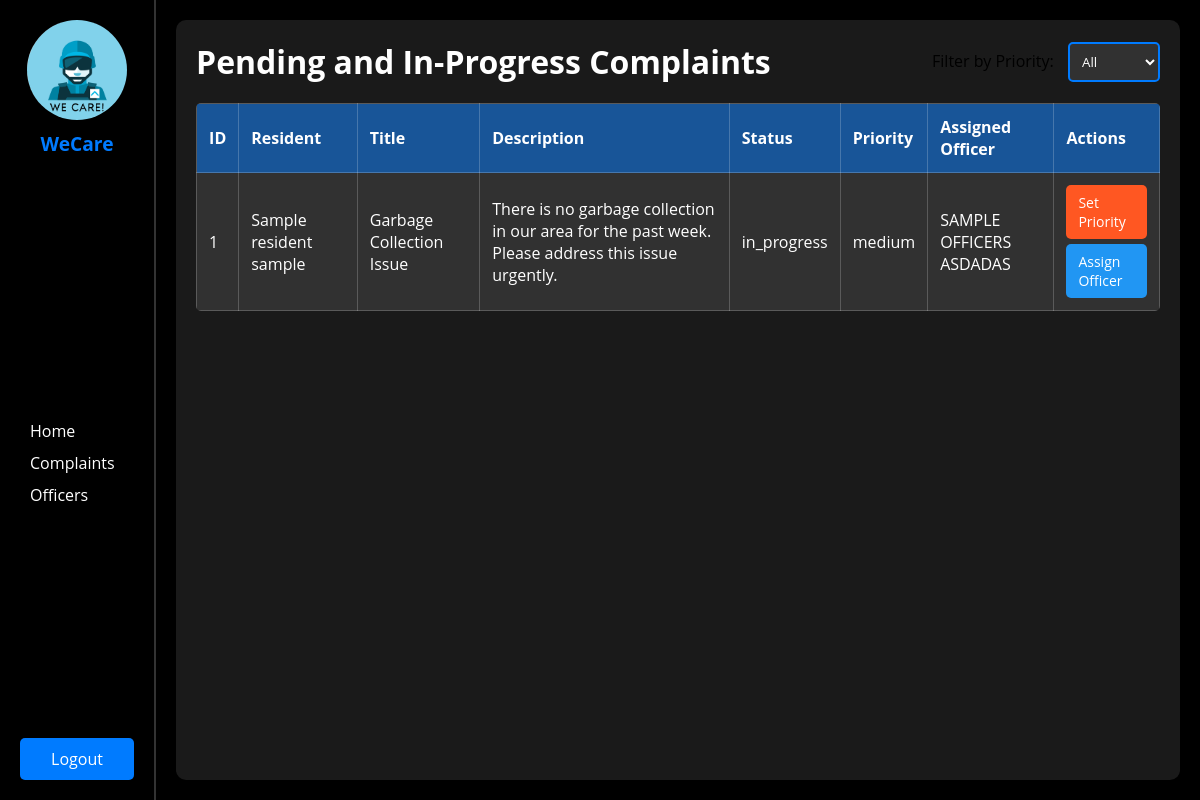
/admin_view_complaints.php (signed in), run on an earlier commit of the app's database.
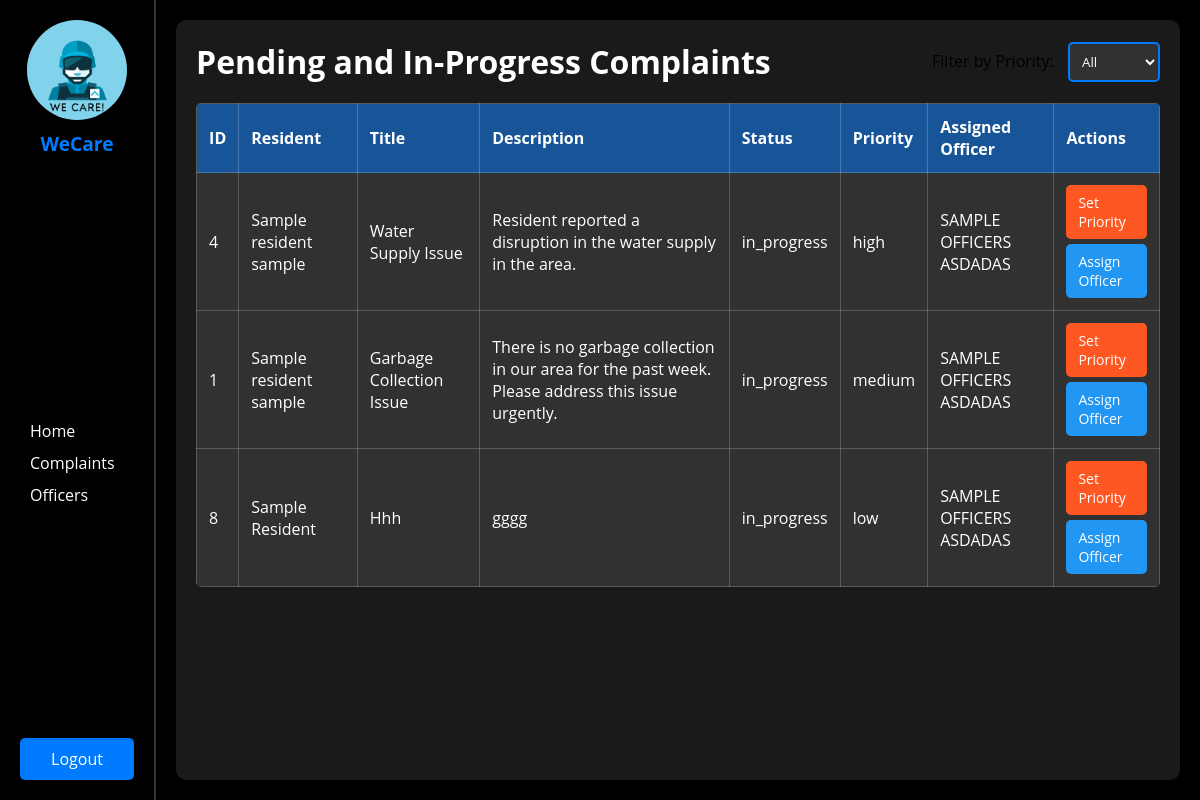
And on a later commit of the database.
### tables this page shows
CREATE TABLE `complaints` (
  `id` int(11) NOT NULL,
  `resident_id` int(11) NOT NULL,
  `title` varchar(255) NOT NULL,
  `description` text NOT NULL,
  `status` enum('pending','in_progress','resolved') DEFAULT 'pending',
  `priority` enum('low','medium','high') DEFAULT NULL,
  `assigned_officer_id` int(11) DEFAULT NULL,
  `created_at` timestamp NOT NULL DEFAULT current_timestamp(),
  `updated_at` timestamp NULL DEFAULT NULL ON UPDATE current_timestamp(),
  `assigned_personnel` varchar(255) DEFAULT NULL,
  `resolution_notes` text DEFAULT NULL,
  `resolved_by` int(11) DEFAULT NULL,
  `resolved_at` datetime DEFAULT NULL
);

CREATE TABLE `users` (
  `id` int(11) NOT NULL,
  `first_name` varchar(200) NOT NULL,
  `middle_name` varchar(200) NOT NULL,
  `last_name` varchar(200) NOT NULL,
  `email` varchar(200) NOT NULL,
  `password` varchar(200) NOT NULL,
  `phone_number` int(200) NOT NULL,
  `address` varchar(200) NOT NULL,
  `session_token` varchar(255) DEFAULT NULL,
  `token_expiry` datetime DEFAULT NULL,
  `reset_token` varchar(255) DEFAULT NULL,
  `reset_token_expiry` datetime DEFAULT NULL,
  `role` enum('admin','resident','officer') DEFAULT 'resident',
  `profile_picture` varchar(255) DEFAULT NULL
);

### admin_view_complaints.php (the view, shortened to what this page needs)
<?php
require_once 'includes/db_conn.php';
$filter = isset($_GET['filter']) ? $_GET['filter'] : 'all';
$where_clause = '';
switch ($filter) {
    default:
        $where_clause = "";
}
try {
    $stmt = $conn->prepare("
        SELECT
            c.id,
            u.first_name AS resident_first_name,
            u.last_name AS resident_last_name,
            o.first_name AS officer_first_name,
            o.last_name AS officer_last_name,
            c.title,
            c.description,
            c.status,
            c.priority,
            c.created_at
        FROM complaints c
        JOIN users u ON c.resident_id = u.id
        LEFT JOIN users o ON c.assigned_officer_id = o.id
        WHERE (c.status = 'pending' OR c.status = 'in_progress') $where_clause
        ORDER BY
            CASE
                WHEN c.priority = 'high' THEN 1
                WHEN c.priority = 'medium' THEN 2
                WHEN c.priority = 'low' THEN 3
                ELSE 4
            END
    ");
    $stmt->execute();
    $complaints = $stmt->fetchAll(PDO::FETCH_ASSOC);
} catch (Exception $e) {
    die("Error fetching complaints: " . $e->getMessage());
}
?>
<!DOCTYPE html>
<html lang="en">
<head>
  <link rel="stylesheet" href="./assets/css/admin_complaint.css">
</head>
<body>
  <div class="dashboard-wrapper">
    <div class="sidebar">
      <div class="logo-container">
        <img src="../assets/images/logo.png" alt="Logo" class="logo">
        <h2>WeCare</h2>
      </div>
      <ul>
        <li><a href="/dashboard.php"><i class="fas fa-home"></i> Home</a></li>
        <li><a href="/admin_view_complaints.php"><i class="fas fa-exclamation-circle"></i> Complaints</a></li>
        <li><a href="#"><i class="fas fa-users"></i> Officers</a></li>
      </ul>
      <button class="logout-btn" onclick="window.location.href='/logout.php'">Logout</button>
    </div>
    <div class="main-content">
      <div class="dashboard-header">
        <h1>Pending and In-Progress Complaints</h1>
        <div class="filter-dropdown">
          <label for="priority-filter">Filter by Priority:</label>
          <select id="priority-filter" onchange="location = this.value;">
            <option value="?filter=all" <?= $filter === 'all' ? 'selected' : '' ?>>All</option>
          </select>
        </div>
      </div>
      <?php if (empty($complaints)): ?>
        <p>No complaints found.</p>
      <?php else: ?>
        <table>
          <thead>
            <tr>
              <th>ID</th>
              <th>Resident</th>
              <th>Title</th>
              <th>Description</th>
              <th>Status</th>
              <th>Priority</th>
              <th>Assigned Officer</th>
              <th>Actions</th>
            </tr>
          </thead>
          <tbody>
            <?php foreach ($complaints as $complaint): ?>
              <tr>
                <td><?= htmlspecialchars($complaint['id']) ?></td>
                <td><?= htmlspecialchars($complaint['resident_first_name'] ?? 'Unknown') . ' ' . htmlspecialchars($complaint['resident_last_name'] ?? 'Unknown') ?></td>
                <td><?= htmlspecialchars($complaint['title']) ?></td>
                <td><?= htmlspecialchars($complaint['description']) ?></td>
                <td><?= htmlspecialchars($complaint['status']) ?></td>
                <td><?= htmlspecialchars($complaint['priority'] ?? 'Not Set') ?></td>
                <td><?= htmlspecialchars($complaint['officer_first_name'] ?? 'Not Assigned') . ' ' . htmlspecialchars($complaint['officer_last_name'] ?? '') ?></td>
                <td>
                  <div class="action-buttons">
                    <a href="set_priority.php?id=<?= $complaint['id'] ?>" class="btn btn-priority">Set Priority</a>
                    <a href="assign_officer.php?id=<?= $complaint['id'] ?>" class="btn btn-officer">Assign Officer</a>
                  </div>
                </td>
              </tr>
            <?php endforeach; ?>
          </tbody>
        </table>
      <?php endif; ?>
    </div>
  </div>
</body>
</html>

What changed in the data, as far as the page shows it:
added complaints: id "4", users.first_name "Sample resident", users.last_name "sample", title "Water Supply Issue", description "Resident reported a disruption in the water supply in the area.", status "in_progress", priority "high", users.first_name "SAMPLE OFFICERS", users.last_name "ASDADAS"
added complaints: id "8", users.first_name "Sample", users.last_name "Resident", title "Hhh", description "gggg", status "in_progress", priority "low", users.first_name "SAMPLE OFFICERS", users.last_name "ASDADAS"
